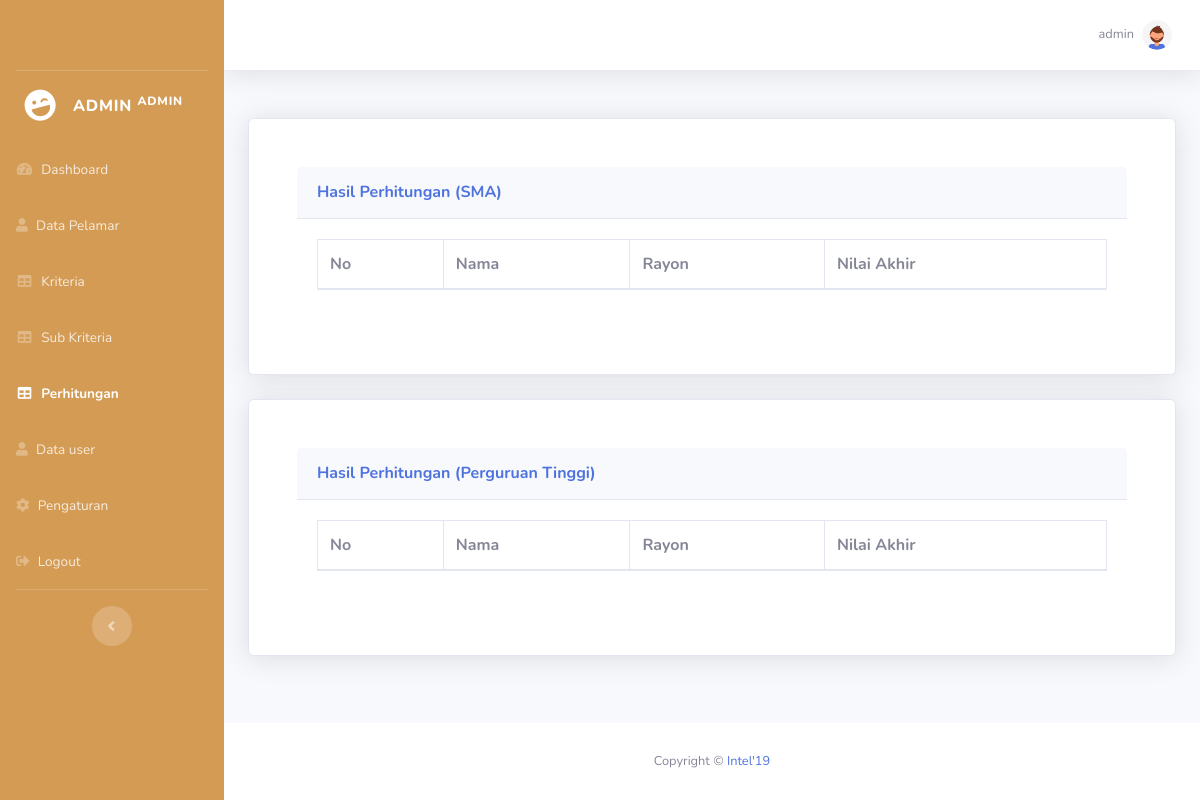
/admin/perhitungan.php (signed in), run on an earlier commit of the app's database.
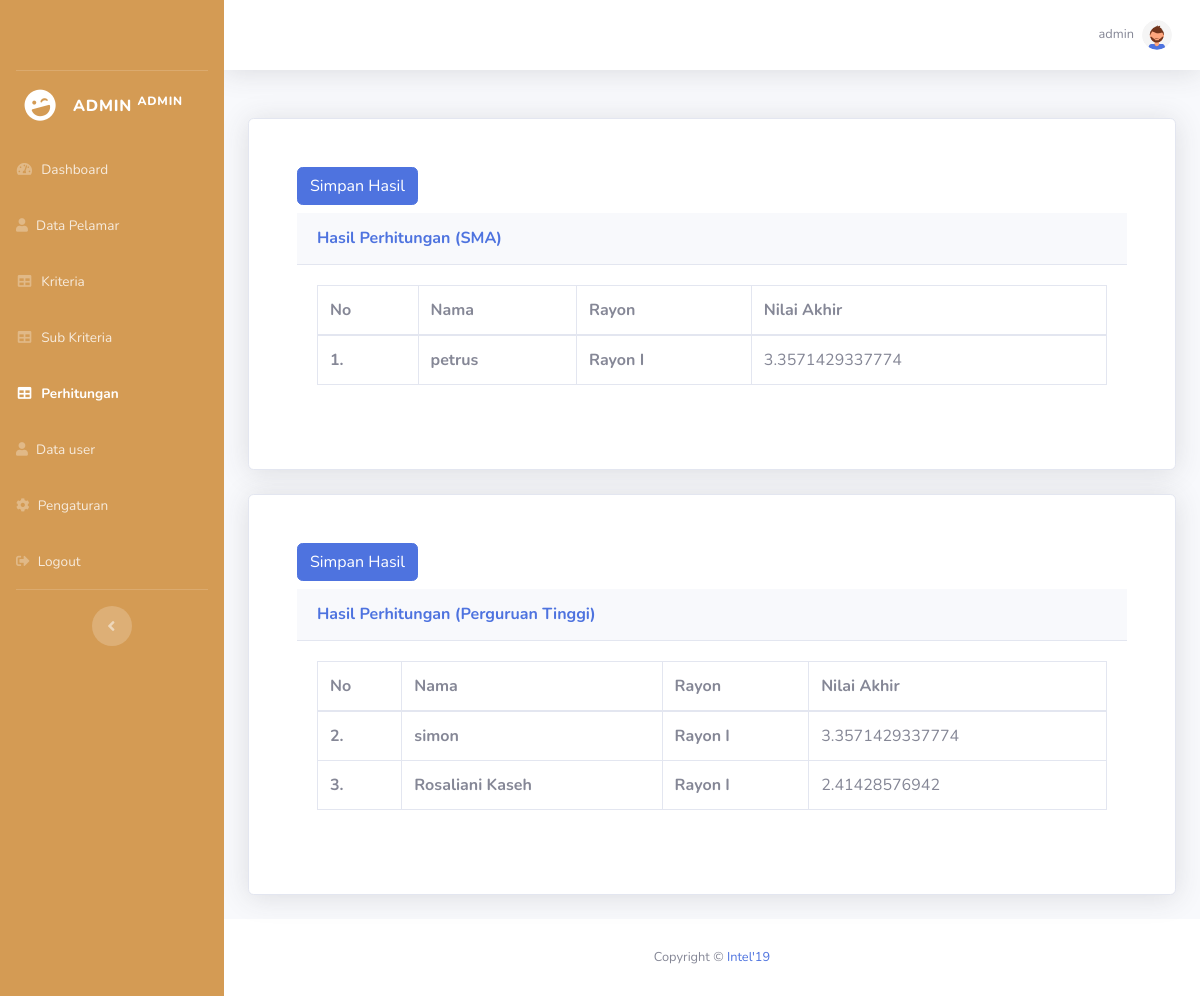
And on a later commit of the database.
### tables this page shows
CREATE TABLE `data_pelamar` (
  `id_pelamar` int(11) NOT NULL,
  `nama` varchar(50) NOT NULL,
  `foto` varchar(255) NOT NULL,
  `sekolah` varchar(100) NOT NULL,
  `jurusan` varchar(50) NOT NULL,
  `no_hp` varchar(12) NOT NULL,
  `kartu_keluarga` varchar(255) DEFAULT NULL,
  `s_beasiswa_lain` varchar(255) DEFAULT NULL,
  `raport_khs` varchar(255) DEFAULT NULL,
  `f_id_rayon` int(11) NOT NULL,
  `f_id_login` int(11) NOT NULL
);

CREATE TABLE `rayon` (
  `id_rayon` int(11) NOT NULL,
  `nama_rayon` varchar(100) NOT NULL
);

### config.php (called while the page is built, shortened)
<?php
function connectDatabase()
{
    $conn = new mysqli(DB_HOST, DB_USERNAME, DB_PASSWORD, DB_NAME);
    return $conn;
}
?>

### admin/functions/perhitungan.php (called while the page is built, shortened)
<?php
require_once '../config.php';
class Perhitungan{
    private $db;
    public function __construct()
    {
        $this->db = connectDatabase();
    }
    public function perengkingan($jenjang=null){
        $perhitungan = $this->GapAlternatif($jenjang);
        $ranking = array();
        foreach ($perhitungan as $key => $value) {
            $jumlahCF = $value['bobot_gap_C1'] + $value['bobot_gap_C2'] + $value['bobot_gap_C3'] + $value['bobot_gap_C4'] + $value['bobot_gap_C5'];
            $jumlahSF = $value['bobot_gap_C6'] + $value['bobot_gap_C7'];
            $NCF = $jumlahCF / 5;
            $NSF = $jumlahSF / 2;
            $NMA = ($value['bobotC1'] * $NCF) + ($value['bobotC2'] * $NCF) + ($value['bobotC3'] * $NCF) + ($value['bobotC4'] * $NCF) + ($value['bobotC5'] * $NCF);
            $NSA = ($value['bobotC6'] * $NSF) + ($value['bobotC7'] * $NSF);
            $nilaiAkhir = ((5 / 7) * $NMA) + ((2 / 7) * $NSA);
            $ranking[] = [
                'id_pelamar' => $value['id_pelamar'],
                'nama' => $value['nama'],
                'nama_rayon' => $value['nama_rayon'],
                'f_id_rayon' => $value['f_id_rayon'],
                'f_id_login' => $value['f_id_login'],
                'nilaiAkhir' => $nilaiAkhir
            ];
        }
        usort($ranking, array($this, 'compare'));
        return $ranking;
    }
    function compare($a, $b) {
        return ($a['nilaiAkhir'] > $b['nilaiAkhir']) ? -1 : 1;
    }
    public function getHasilAkhir($f_id_periode=null,$jenjang=null){
        return $this->db->query("SELECT * FROM hasil_akhir WHERE f_id_periode=$f_id_periode AND jenjang='$jenjang'");
    }
}
$Perhitungan = new Perhitungan();
?>

### admin/perhitungan.php (the view, shortened to what the changed rows need)
<?php
require_once './header.php';
require_once './functions/perhitungan.php';
$rankingSMA = $Perhitungan->perengkingan('sma');
$rankingPT = $Perhitungan->perengkingan('pt');
$hasilAkhirSMA = $Perhitungan->getHasilAkhir($_SESSION['id_periode'],'sma');
$hasilAkhirPT = $Perhitungan->getHasilAkhir($_SESSION['id_periode'],'pt');
$i = 1;
?>
<div class="row">
    <div class="col-lg-12">
        <div class="card shadow mb-4">
            <div class="justify-content-center p-5">
                <form action="" method="post">
                    <?php if($rankingSMA != null && mysqli_num_rows($hasilAkhirSMA) < 1):?>
                    <button type="submit" name="simpan-sma" class="btn btn-primary mb-2">
                        Simpan Hasil
                    </button>
                    <?php endif;?>
                    <div class="card-header py-3">
                        <h6 class="m-0 font-weight-bold text-primary">Hasil Perhitungan (SMA)</h6>
                    </div>
                    <div class="card-body">
                        <div class="table-responsive">
                            <table class="table table-bordered" id="hasil-sma" width="100%" cellspacing="0">
                                <thead>
                                    <tr>
                                        <th>No</th>
                                        <th>Nama</th>
                                        <th>Rayon</th>
                                        <th>Nilai Akhir</th>
                                    </tr>
                                </thead>
                                <tbody>
                                    <?php foreach ($rankingSMA as $key => $rank):?>
                                    <tr>
                                        <th scope="row"><?=$i++;?>. </th>
                                        <th><?=$rank['nama'];?></th>
                                        <th><?=$rank['nama_rayon'];?></th>
                                        <td><?=$rank['nilaiAkhir'];?></td>
                                    </tr>
                                    <?php endforeach;?>
                                </tbody>
                            </table>
                        </div>
                    </div>
                </form>
            </div>
        </div>
    </div>
    <div class="col-lg-12">
        <div class="card shadow mb-4">
            <div class="justify-content-center p-5">
                <form action="" method="post">
                    <?php if($rankingPT != null && mysqli_num_rows($hasilAkhirPT) < 1):?>
                    <button type="submit" name="simpan-pt" class="btn btn-primary mb-2">
                        Simpan Hasil
                    </button>
                    <?php endif;?>
                    <div class="card-header py-3">
                        <h6 class="m-0 font-weight-bold text-primary">Hasil Perhitungan (Perguruan Tinggi)</h6>
                    </div>
                    <div class="card-body">
                        <div class="table-responsive">
                            <table class="table table-bordered" id="hasil-pt" width="100%" cellspacing="0">
                                <thead>
                                    <tr>
                                        <th>No</th>
                                        <th>Nama</th>
                                        <th>Rayon</th>
                                        <th>Nilai Akhir</th>
                                    </tr>
                                </thead>
                                <tbody>
                                    <?php foreach ($rankingPT as $key => $rank):?>
                                    <tr>
                                        <th scope="row"><?=$i++;?>. </th>
                                        <th><?=$rank['nama'];?></th>
                                        <th><?=$rank['nama_rayon'];?></th>
                                        <td><?=$rank['nilaiAkhir'];?></td>
                                    </tr>
                                    <?php endforeach;?>
                                </tbody>
                            </table>
                        </div>
                    </div>
                </form>
            </div>
        </div>
    </div>
</div>
<?php require './footer.php';?>

What changed in the data, as far as the page shows it:
added data_pelamar: nama "petrus", f_id_rayon.nama_rayon "Rayon I", nilaiAkhir "3.3571429337774", shown under "Hasil Perhitungan (SMA)"
added data_pelamar: nama "simon", f_id_rayon.nama_rayon "Rayon I", nilaiAkhir "3.3571429337774", shown under "Hasil Perhitungan (Perguruan Tinggi)"
added data_pelamar: nama "Rosaliani Kaseh", f_id_rayon.nama_rayon "Rayon I", nilaiAkhir "2.41428576942", shown under "Hasil Perhitungan (Perguruan Tinggi)"
Also different on the page:
text now shown: "Simpan Hasil Simpan Hasil"
